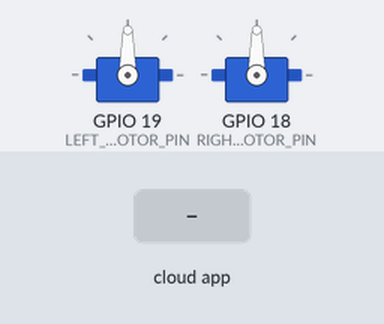
Bench run of a sketch on a simulated ESP32. Parts: 2 × servo. The test bench sets the inputs (shaded band). The ROS host is connected and sends only what is stated.

Above: at 3.2 s.
3.3 s: the phone or cloud app sets linear.x to -100
At 4.5 s:
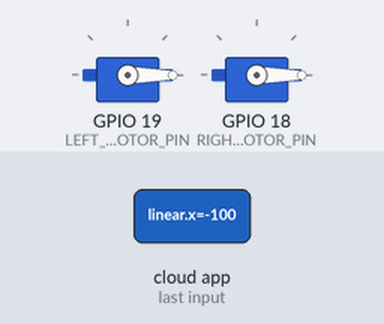
4.8 s: the phone or cloud app sets angular.z to -100
At 6.0 s:
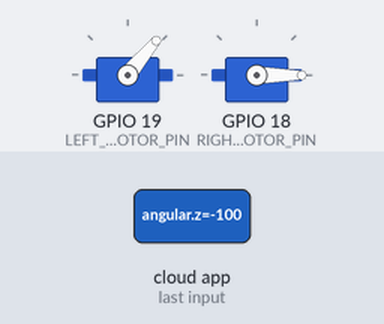
6.3 s: the phone or cloud app sets linear.x to 0
At 7.3 s:
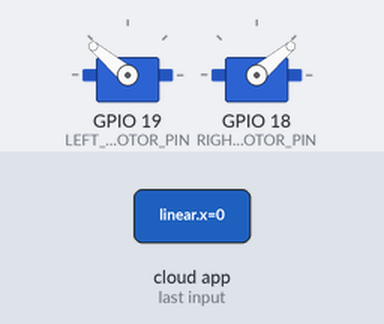
7.8 s: the phone or cloud app sets angular.z to 100
At 8.8 s:
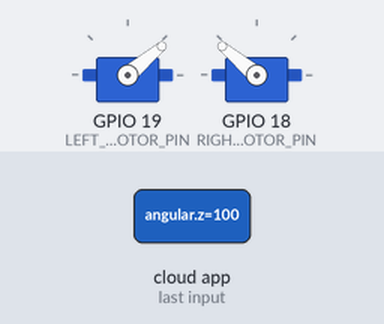
9.3 s: the phone or cloud app sets linear.x to 100
At 10.3 s:
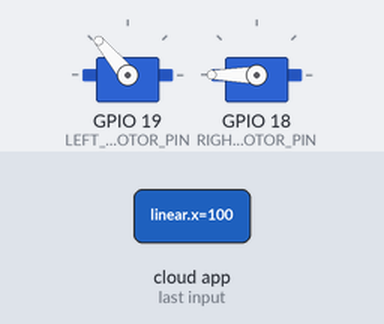
10.8 s: the phone or cloud app sets angular.z to 0
At 11.4 s:
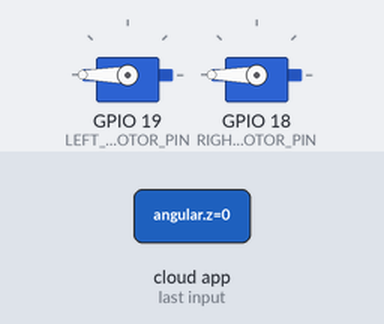
Timing chart, 0 to 13.3 s (numbered marks = the images above; inputs shaded):
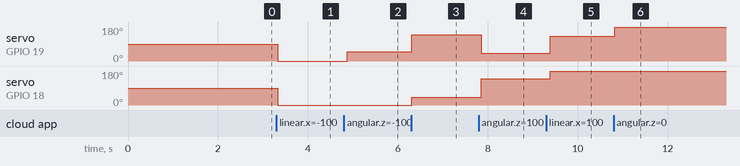

The sketch:

main.ino
```cpp
#include <micro_ros_arduino.h>
#include <rcl/rcl.h>
#include <rcl/error_handling.h>
#include <rclc/rclc.h>
#include <rclc/executor.h>
#include <geometry_msgs/msg/twist.h>
#include <ESP32Servo.h>

// Motor setup
Servo leftMotor;
Servo rightMotor;
const int LEFT_MOTOR_PIN = 19;
const int RIGHT_MOTOR_PIN = 18;
const int MAX_SPEED = 180; // Max speed for ESC
const int MIN_SPEED = 0;   // Min speed for ESC

// ROS variables
rcl_subscription_t twist_subscriber;
geometry_msgs__msg__Twist twist_msg;
rclc_executor_t executor;
rclc_support_t support;
rcl_allocator_t allocator;
rcl_node_t node;

// Error handling macros
#define RCCHECK(fn) { rcl_ret_t temp_rc = fn; if((temp_rc != RCL_RET_OK)) { error_loop(); }}
#define RCSOFTCHECK(fn) { rcl_ret_t temp_rc = fn; if((temp_rc != RCL_RET_OK)) {} }

// Error loop
void error_loop() {
  while (1) {
    delay(100);
  }
}

// Callback for Twist messages
void twist_callback(const void *msgin) {
  const geometry_msgs__msg__Twist *msg = (const geometry_msgs__msg__Twist *)msgin;

  // Map linear.x to motor speed (forward/backward)
  int base_speed = map(msg->linear.x, -1.0, 1.0, MIN_SPEED, MAX_SPEED);

  // Map angular.z to differential speed for turning
  int turn_offset = map(msg->angular.z, -1.0, 1.0, -50, 50);

  // Calculate motor speeds
  int left_speed = constrain(base_speed - turn_offset, MIN_SPEED, MAX_SPEED);
  int right_speed = constrain(base_speed + turn_offset, MIN_SPEED, MAX_SPEED);

  // Set motor speeds
  leftMotor.write(left_speed);
  rightMotor.write(right_speed);

}

void setup() {
  Serial.begin(115200);

  // Setup motor control pins and timers
  ESP32PWM::allocateTimer(0);
  ESP32PWM::allocateTimer(1);
  ESP32PWM::allocateTimer(2);
  ESP32PWM::allocateTimer(3);
  leftMotor.setPeriodHertz(50);
  rightMotor.setPeriodHertz(50);
  leftMotor.attach(LEFT_MOTOR_PIN, 1000, 2000);
  rightMotor.attach(RIGHT_MOTOR_PIN, 1000, 2000);

  // Initialize micro-ROS
  set_microros_transports();
  delay(2000); // Allow time for initialization

  allocator = rcl_get_default_allocator();
  RCCHECK(rclc_support_init(&support, 0, NULL, &allocator));

  // Create node
  RCCHECK(rclc_node_init_default(&node, "micro_ros_esp32_twist_node", "", &support));

  // Create Twist subscriber
  RCCHECK(rclc_subscription_init_default(
    &twist_subscriber,
    &node,
    ROSIDL_GET_MSG_TYPE_SUPPORT(geometry_msgs, msg, Twist),
    "cmd_vel"
  ));

  // Create executor
  RCCHECK(rclc_executor_init(&executor, &support.context, 1, &allocator));
  RCCHECK(rclc_executor_add_subscription(&executor, &twist_subscriber, &twist_msg, &twist_callback, ON_NEW_DATA));
}

void loop() {
  // Spin the executor to process callbacks
  RCSOFTCHECK(rclc_executor_spin_some(&executor, RCL_MS_TO_NS(100)));
  delay(100); // Prevent CPU overuse
}
```

Measured:
- after the input at 3.3 s, servo on GPIO 19 (LEFT_MOTOR_PIN), servo on GPIO 18 (RIGHT_MOTOR_PIN): 90° → 0° at once
- after the input at 4.8 s, servo on GPIO 19 (LEFT_MOTOR_PIN): 0° → 50° after 0.08 s
- after the input at 6.3 s, servo on GPIO 19 (LEFT_MOTOR_PIN): 50° → 140° at once; servo on GPIO 18 (RIGHT_MOTOR_PIN): 0° → 40° at once
- after the input at 7.8 s, servo on GPIO 19 (LEFT_MOTOR_PIN): 140° → 40° after 0.05 s; servo on GPIO 18 (RIGHT_MOTOR_PIN): 40° → 140° after 0.05 s
- after the input at 9.3 s, servo on GPIO 19 (LEFT_MOTOR_PIN): 40° → 130° after 0.09 s; servo on GPIO 18 (RIGHT_MOTOR_PIN): 140° → 180° after 0.09 s
- after the input at 10.8 s, servo on GPIO 19 (LEFT_MOTOR_PIN): 130° → 180° at once
